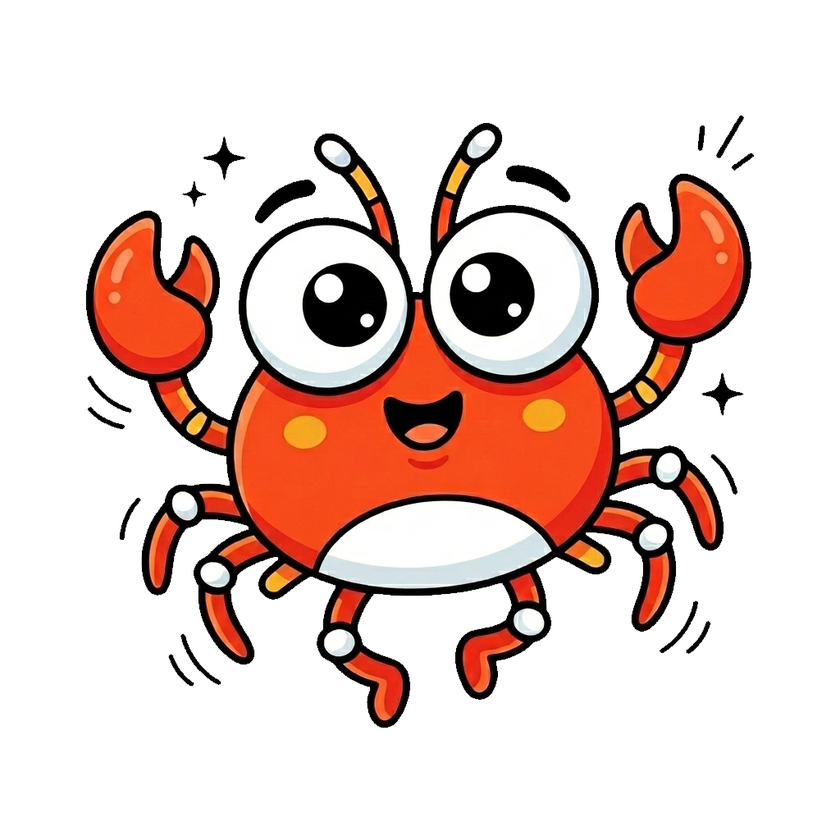
#> input picture assets/images/crab.png, 840 x 840 px, shrunk from 1024 x 1024 before the run, found by its file name
$ python script_deform_spread.py
#> lines starting #> are read from the running program, lines starting #| are printed output that depends on the picture
import os
from PIL import Image

def build_walk_frame():
    source_path = 'C:/Users/user/.gemini/antigravity/scratch/cangzaina/images/crab.png'
    dest_path = 'C:/Users/user/.gemini/antigravity/brain/6bfead6e-d182-4eb7-aa27-197acf47182a/crab_walk_2_wide.png'
    dest_path_app = 'C:/Users/user/.gemini/antigravity/scratch/cangzaina/images/crab_walk_2.png'

    if not os.path.exists(source_path):
        print(f"Source file not found: {source_path}")
        return

    img = Image.open(source_path).convert('RGBA')
#> img is the input picture: PIL image 840x840 RGBA; mean R, G, B, A 50.3, 28.7, 22.7, 76.3
    w, h = img.size
#> w = 840; h = 840
    print(f"Loaded crab.png size: {w}x{h}")
#| Loaded crab.png size: 840x840

    new_img = Image.new('RGBA', (w, h), (255,255,255,0))

    # 局部形变矩阵：让底部的腿极大向外张开扩展，幅度做大
    for y in range(h):
        for x in range(w):
            if y > h * 0.53: # Start separating at bottom half
                # factor decreases, pulling pixels from closer to the center out to the edges
                intensity = ((y - h * 0.53) / (h * 0.47))

                # Make it spread outwards by assigning a squish < 1
                # 0.7 means it looks 30% wider
                squish = 1.0 - (intensity * 0.35)

                # add a slight vertical drop to the feet when spread
                src_y = int(y + (intensity * 5))

                center_x = w / 2.0
                src_x = int((x - center_x) * squish + center_x)
                if 0 <= src_x < w and 0 <= src_y < h:
                    new_img.putpixel((x, y), img.getpixel((src_x, src_y)))
            else:
                new_img.putpixel((x, y), img.getpixel((x, y)))
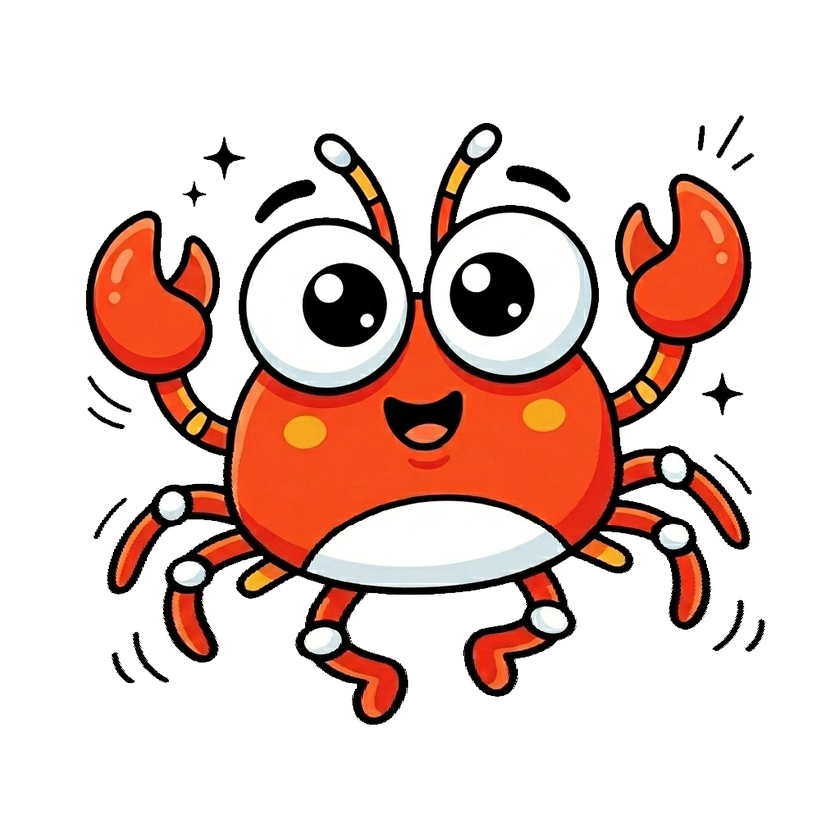
#> new_img: PIL image 840x840 RGBA; mean R, G, B, A 53, 30.8, 24.7, 78.9; transparent parts drawn white

    new_img.save(dest_path)
    new_img.save(dest_path_app)
    print(f"Successfully generated wide walk frame 2 at: {dest_path}")

if __name__ == '__main__':
    build_walk_frame()

$ run again, with assets/images/box.png copied over assets/images/crab.png
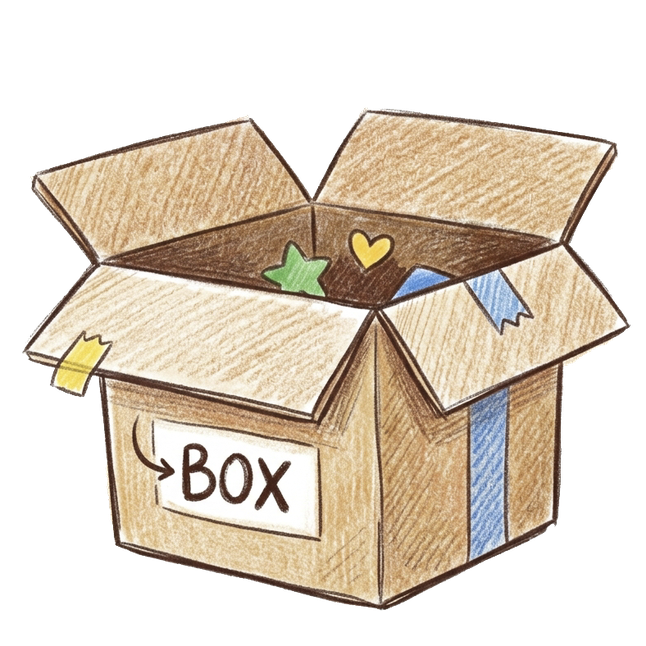
#> input picture assets/images/box.png, 646 x 646 px, shrunk from 788 x 788 before the run, found by its file name
#> in build_walk_frame, img is the input picture: PIL image 646x646 RGBA; mean R, G, B, A 104.8, 93.3, 78.6, 135.7
#| Loaded crab.png size: 646x646
#> after the loop in build_walk_frame, `for y in range(h):`:
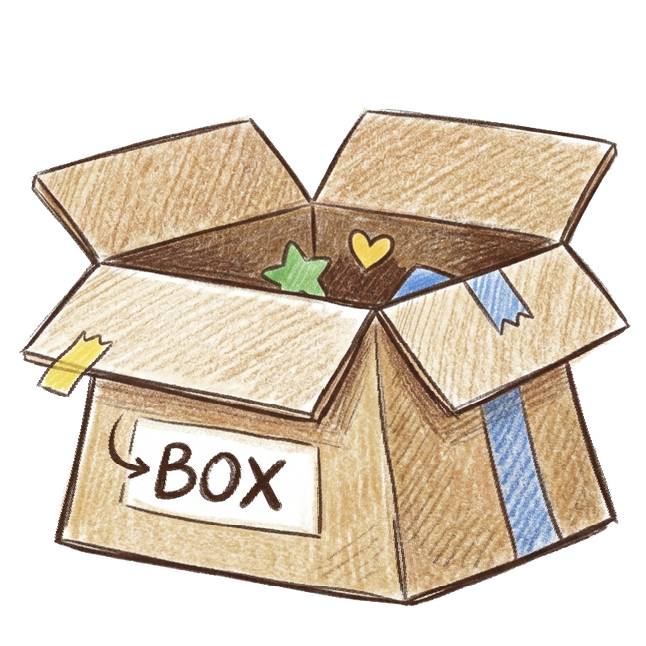
#> new_img: PIL image 646x646 RGBA; mean R, G, B, A 113.8, 101.5, 85.8, 145.1; transparent parts drawn white

$ run again, with assets/images/calendar.png copied over assets/images/crab.png
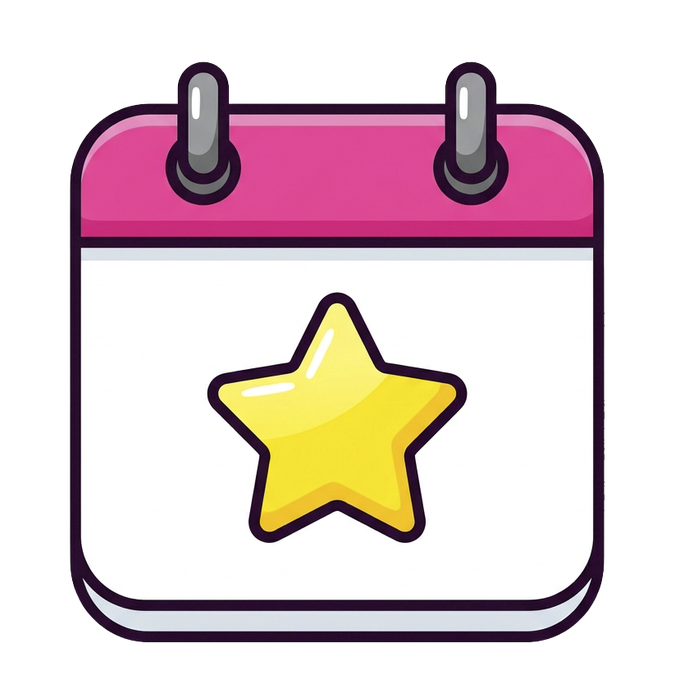
#> input picture assets/images/calendar.png, 675 x 675 px, shrunk from 823 x 823 before the run, found by its file name
#> in build_walk_frame, img is the input picture: PIL image 675x675 RGBA; mean R, G, B, A 128.8, 109.5, 111.9, 159.9
#| Loaded crab.png size: 675x675
#> after the loop in build_walk_frame, `for y in range(h):`:
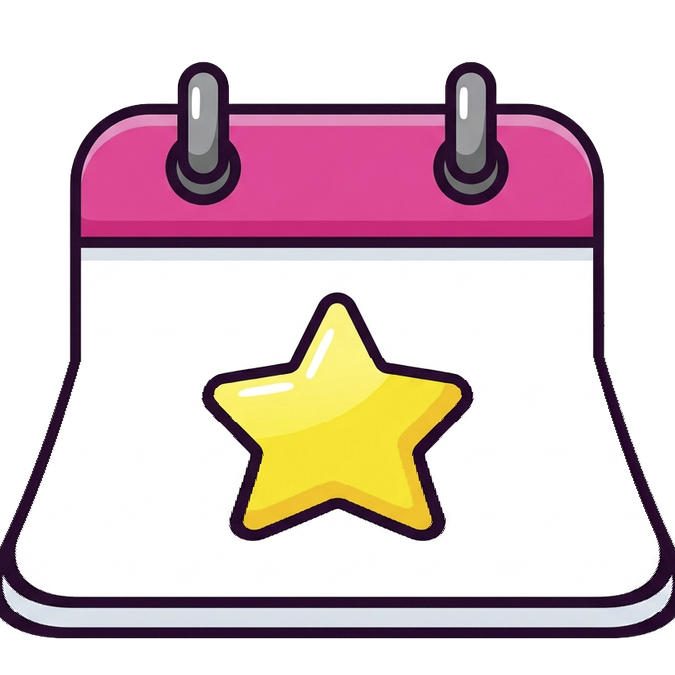
#> new_img: PIL image 675x675 RGBA; mean R, G, B, A 141.5, 121.9, 123.9, 173.9; transparent parts drawn white
